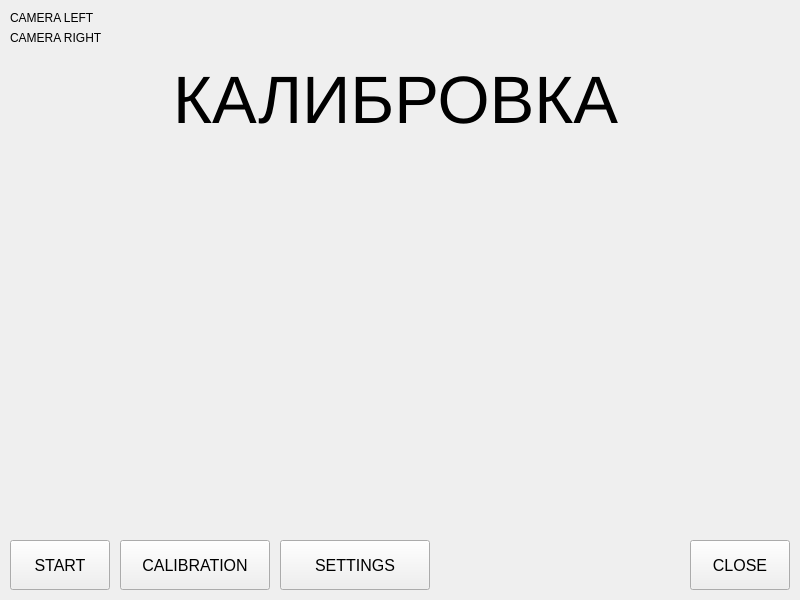
<?xml version="1.0" encoding="UTF-8"?>
<ui version="4.0">
 <class>MainWindow</class>
 <widget class="QMainWindow" name="MainWindow">
  <property name="geometry">
   <rect>
    <x>0</x>
    <y>0</y>
    <width>800</width>
    <height>600</height>
   </rect>
  </property>
  <property name="windowTitle">
   <string>MainWindow</string>
  </property>
  <widget class="QWidget" name="centralwidget">
   <widget class="QLabel" name="lbCameraL">
    <property name="geometry">
     <rect>
      <x>10</x>
      <y>10</y>
      <width>121</width>
      <height>16</height>
     </rect>
    </property>
    <property name="text">
     <string>CAMERA LEFT</string>
    </property>
   </widget>
   <widget class="QLabel" name="lbCameraR">
    <property name="geometry">
     <rect>
      <x>10</x>
      <y>30</y>
      <width>121</width>
      <height>16</height>
     </rect>
    </property>
    <property name="text">
     <string>CAMERA RIGHT</string>
    </property>
   </widget>
   <widget class="QPushButton" name="pbStartStop">
    <property name="geometry">
     <rect>
      <x>10</x>
      <y>540</y>
      <width>100</width>
      <height>50</height>
     </rect>
    </property>
    <property name="font">
     <font>
      <pointsize>12</pointsize>
     </font>
    </property>
    <property name="text">
     <string>START</string>
    </property>
   </widget>
   <widget class="QPushButton" name="pbCalibration">
    <property name="geometry">
     <rect>
      <x>120</x>
      <y>540</y>
      <width>150</width>
      <height>50</height>
     </rect>
    </property>
    <property name="font">
     <font>
      <pointsize>12</pointsize>
     </font>
    </property>
    <property name="text">
     <string>CALIBRATION</string>
    </property>
   </widget>
   <widget class="QPushButton" name="pbClose">
    <property name="geometry">
     <rect>
      <x>690</x>
      <y>540</y>
      <width>100</width>
      <height>50</height>
     </rect>
    </property>
    <property name="font">
     <font>
      <pointsize>12</pointsize>
     </font>
    </property>
    <property name="text">
     <string>CLOSE</string>
    </property>
   </widget>
   <widget class="QPushButton" name="pbSettings">
    <property name="geometry">
     <rect>
      <x>280</x>
      <y>540</y>
      <width>150</width>
      <height>50</height>
     </rect>
    </property>
    <property name="font">
     <font>
      <pointsize>12</pointsize>
     </font>
    </property>
    <property name="text">
     <string>SETTINGS</string>
    </property>
   </widget>
   <widget class="QLabel" name="lbInfo">
    <property name="geometry">
     <rect>
      <x>10</x>
      <y>50</y>
      <width>771</width>
      <height>100</height>
     </rect>
    </property>
    <property name="font">
     <font>
      <pointsize>50</pointsize>
      <bold>false</bold>
     </font>
    </property>
    <property name="text">
     <string>КАЛИБРОВКА</string>
    </property>
    <property name="alignment">
     <set>Qt::AlignmentFlag::AlignCenter</set>
    </property>
   </widget>
  </widget>
 </widget>
 <resources/>
 <connections/>
</ui>
